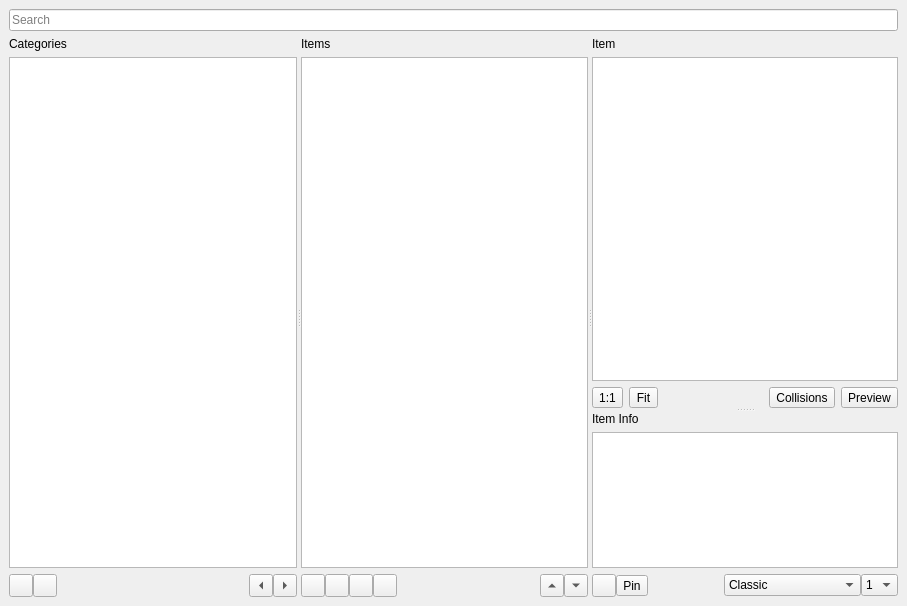
<?xml version="1.0" encoding="UTF-8"?>
<ui version="4.0">
 <class>Explorer</class>
 <widget class="QDockWidget" name="Explorer">
  <property name="geometry">
   <rect>
    <x>0</x>
    <y>0</y>
    <width>907</width>
    <height>606</height>
   </rect>
  </property>
  <property name="floating">
   <bool>false</bool>
  </property>
  <property name="features">
   <set>QDockWidget::DockWidgetFeature::DockWidgetClosable|QDockWidget::DockWidgetFeature::DockWidgetFloatable|QDockWidget::DockWidgetFeature::DockWidgetMovable</set>
  </property>
  <property name="windowTitle">
   <string>Explorer</string>
  </property>
  <widget class="QWidget" name="dockWidgetContents">
   <layout class="QVBoxLayout" name="verticalLayout_7">
    <item>
     <widget class="QLineEdit" name="SearchBar">
      <property name="inputMask">
       <string/>
      </property>
      <property name="placeholderText">
       <string>Search</string>
      </property>
      <property name="cursorMoveStyle">
       <enum>Qt::CursorMoveStyle::LogicalMoveStyle</enum>
      </property>
      <property name="clearButtonEnabled">
       <bool>true</bool>
      </property>
     </widget>
    </item>
    <item>
     <widget class="QSplitter" name="splitter_3">
      <property name="orientation">
       <enum>Qt::Orientation::Horizontal</enum>
      </property>
      <widget class="QSplitter" name="splitter">
       <property name="orientation">
        <enum>Qt::Orientation::Horizontal</enum>
       </property>
       <widget class="QWidget" name="CatsTab" native="true">
        <layout class="QVBoxLayout" name="verticalLayout_2">
         <property name="leftMargin">
          <number>0</number>
         </property>
         <property name="rightMargin">
          <number>0</number>
         </property>
         <item>
          <widget class="QLabel" name="LCategories">
           <property name="text">
            <string>Categories</string>
           </property>
          </widget>
         </item>
         <item>
          <widget class="QTreeWidget" name="Categories">
           <property name="editTriggers">
            <set>QAbstractItemView::EditTrigger::NoEditTriggers</set>
           </property>
           <property name="alternatingRowColors">
            <bool>true</bool>
           </property>
           <property name="selectionMode">
            <enum>QAbstractItemView::SelectionMode::ExtendedSelection</enum>
           </property>
           <attribute name="headerVisible">
            <bool>false</bool>
           </attribute>
           <column>
            <property name="text">
             <string notr="true">1</string>
            </property>
           </column>
          </widget>
         </item>
         <item>
          <layout class="QHBoxLayout" name="horizontalLayout">
           <property name="spacing">
            <number>0</number>
           </property>
           <item>
            <widget class="QToolButton" name="CatsAddCC">
             <property name="text">
              <string/>
             </property>
             <property name="icon">
              <iconset theme="list-add"/>
             </property>
             <property name="arrowType">
              <enum>Qt::ArrowType::NoArrow</enum>
             </property>
            </widget>
           </item>
           <item>
            <widget class="QToolButton" name="CatsRemoveCC">
             <property name="text">
              <string/>
             </property>
             <property name="icon">
              <iconset theme="list-remove"/>
             </property>
            </widget>
           </item>
           <item>
            <spacer name="horizontalSpacer">
             <property name="orientation">
              <enum>Qt::Orientation::Horizontal</enum>
             </property>
             <property name="sizeHint" stdset="0">
              <size>
               <width>40</width>
               <height>20</height>
              </size>
             </property>
            </spacer>
           </item>
           <item>
            <widget class="QToolButton" name="CatPrev">
             <property name="text">
              <string>...</string>
             </property>
             <property name="arrowType">
              <enum>Qt::ArrowType::LeftArrow</enum>
             </property>
            </widget>
           </item>
           <item>
            <widget class="QToolButton" name="CatNext">
             <property name="text">
              <string>...</string>
             </property>
             <property name="arrowType">
              <enum>Qt::ArrowType::RightArrow</enum>
             </property>
            </widget>
           </item>
          </layout>
         </item>
        </layout>
       </widget>
       <widget class="QWidget" name="ItemsTab" native="true">
        <layout class="QVBoxLayout" name="verticalLayout_3">
         <property name="leftMargin">
          <number>0</number>
         </property>
         <property name="rightMargin">
          <number>0</number>
         </property>
         <item>
          <widget class="QLabel" name="LItems">
           <property name="text">
            <string>Items</string>
           </property>
          </widget>
         </item>
         <item>
          <widget class="QListWidget" name="Items">
           <property name="mouseTracking">
            <bool>true</bool>
           </property>
           <property name="autoFillBackground">
            <bool>true</bool>
           </property>
           <property name="editTriggers">
            <set>QAbstractItemView::EditTrigger::NoEditTriggers</set>
           </property>
           <property name="alternatingRowColors">
            <bool>true</bool>
           </property>
           <property name="resizeMode">
            <enum>QListView::ResizeMode::Fixed</enum>
           </property>
           <property name="layoutMode">
            <enum>QListView::LayoutMode::SinglePass</enum>
           </property>
           <property name="spacing">
            <number>10</number>
           </property>
           <property name="viewMode">
            <enum>QListView::ViewMode::IconMode</enum>
           </property>
          </widget>
         </item>
         <item>
          <layout class="QHBoxLayout" name="horizontalLayout_2">
           <property name="spacing">
            <number>0</number>
           </property>
           <item>
            <widget class="QToolButton" name="TilesListView">
             <property name="text">
              <string/>
             </property>
             <property name="icon">
              <iconset resource="../../../resources/res.qrc">
               <normaloff>:/grids/grid/list.svg</normaloff>:/grids/grid/list.svg</iconset>
             </property>
             <property name="arrowType">
              <enum>Qt::ArrowType::NoArrow</enum>
             </property>
            </widget>
           </item>
           <item>
            <widget class="QToolButton" name="TilesGridViewBig">
             <property name="text">
              <string/>
             </property>
             <property name="icon">
              <iconset resource="../../../resources/res.qrc">
               <normaloff>:/grids/grid/mediumgrid.svg</normaloff>:/grids/grid/mediumgrid.svg</iconset>
             </property>
            </widget>
           </item>
           <item>
            <widget class="QToolButton" name="TilesGridViewSmall">
             <property name="text">
              <string/>
             </property>
             <property name="icon">
              <iconset resource="../../../resources/res.qrc">
               <normaloff>:/grids/grid/smallgrid.svg</normaloff>:/grids/grid/smallgrid.svg</iconset>
             </property>
            </widget>
           </item>
           <item>
            <widget class="QToolButton" name="TilesIconView">
             <property name="text">
              <string/>
             </property>
             <property name="icon">
              <iconset resource="../../../resources/res.qrc">
               <normaloff>:/grids/grid/smallgrid2.svg</normaloff>:/grids/grid/smallgrid2.svg</iconset>
             </property>
            </widget>
           </item>
           <item>
            <spacer name="horizontalSpacer_2">
             <property name="orientation">
              <enum>Qt::Orientation::Horizontal</enum>
             </property>
             <property name="sizeHint" stdset="0">
              <size>
               <width>40</width>
               <height>20</height>
              </size>
             </property>
            </spacer>
           </item>
           <item>
            <widget class="QToolButton" name="TilePrev">
             <property name="text">
              <string>...</string>
             </property>
             <property name="arrowType">
              <enum>Qt::ArrowType::UpArrow</enum>
             </property>
            </widget>
           </item>
           <item>
            <widget class="QToolButton" name="TileNext">
             <property name="text">
              <string>...</string>
             </property>
             <property name="arrowType">
              <enum>Qt::ArrowType::DownArrow</enum>
             </property>
            </widget>
           </item>
          </layout>
         </item>
        </layout>
       </widget>
      </widget>
      <widget class="QSplitter" name="splitter_2">
       <property name="orientation">
        <enum>Qt::Orientation::Vertical</enum>
       </property>
       <widget class="QWidget" name="ItemTab" native="true">
        <layout class="QVBoxLayout" name="verticalLayout_4">
         <property name="leftMargin">
          <number>0</number>
         </property>
         <property name="rightMargin">
          <number>0</number>
         </property>
         <item>
          <widget class="QLabel" name="LItem">
           <property name="text">
            <string>Item</string>
           </property>
          </widget>
         </item>
         <item>
          <widget class="SimpleViewport" name="Preview">
           <property name="sizePolicy">
            <sizepolicy hsizetype="Preferred" vsizetype="Preferred">
             <horstretch>0</horstretch>
             <verstretch>1</verstretch>
            </sizepolicy>
           </property>
           <property name="mouseTracking">
            <bool>true</bool>
           </property>
          </widget>
         </item>
         <item>
          <layout class="QHBoxLayout" name="horizontalLayout_6">
           <item>
            <widget class="QToolButton" name="OnetoOne">
             <property name="text">
              <string>1:1</string>
             </property>
             <property name="arrowType">
              <enum>Qt::ArrowType::NoArrow</enum>
             </property>
            </widget>
           </item>
           <item>
            <widget class="QToolButton" name="FitInScreen">
             <property name="text">
              <string>Fit</string>
             </property>
             <property name="arrowType">
              <enum>Qt::ArrowType::NoArrow</enum>
             </property>
            </widget>
           </item>
           <item>
            <spacer name="horizontalSpacer_7">
             <property name="orientation">
              <enum>Qt::Orientation::Horizontal</enum>
             </property>
             <property name="sizeHint" stdset="0">
              <size>
               <width>40</width>
               <height>20</height>
              </size>
             </property>
            </spacer>
           </item>
           <item>
            <widget class="QToolButton" name="ToggleCollisions">
             <property name="text">
              <string>Collisions</string>
             </property>
             <property name="checkable">
              <bool>true</bool>
             </property>
             <property name="arrowType">
              <enum>Qt::ArrowType::NoArrow</enum>
             </property>
            </widget>
           </item>
           <item>
            <widget class="QToolButton" name="TogglePreview">
             <property name="text">
              <string>Preview</string>
             </property>
             <property name="checkable">
              <bool>true</bool>
             </property>
             <property name="arrowType">
              <enum>Qt::ArrowType::NoArrow</enum>
             </property>
            </widget>
           </item>
          </layout>
         </item>
        </layout>
       </widget>
       <widget class="QWidget" name="ItemInfo" native="true">
        <layout class="QVBoxLayout" name="verticalLayout_6">
         <property name="leftMargin">
          <number>0</number>
         </property>
         <property name="rightMargin">
          <number>0</number>
         </property>
         <item>
          <widget class="QLabel" name="LItem_2">
           <property name="text">
            <string>Item Info</string>
           </property>
          </widget>
         </item>
         <item>
          <widget class="QTableWidget" name="Properties">
           <property name="sizePolicy">
            <sizepolicy hsizetype="Preferred" vsizetype="Expanding">
             <horstretch>0</horstretch>
             <verstretch>0</verstretch>
            </sizepolicy>
           </property>
           <property name="sizeAdjustPolicy">
            <enum>QAbstractScrollArea::SizeAdjustPolicy::AdjustToContents</enum>
           </property>
           <property name="editTriggers">
            <set>QAbstractItemView::EditTrigger::NoEditTriggers</set>
           </property>
           <property name="alternatingRowColors">
            <bool>false</bool>
           </property>
           <property name="showGrid">
            <bool>false</bool>
           </property>
           <property name="gridStyle">
            <enum>Qt::PenStyle::NoPen</enum>
           </property>
           <property name="sortingEnabled">
            <bool>false</bool>
           </property>
           <property name="cornerButtonEnabled">
            <bool>true</bool>
           </property>
           <attribute name="horizontalHeaderVisible">
            <bool>false</bool>
           </attribute>
           <attribute name="horizontalHeaderHighlightSections">
            <bool>true</bool>
           </attribute>
           <attribute name="verticalHeaderMinimumSectionSize">
            <number>20</number>
           </attribute>
           <attribute name="verticalHeaderDefaultSectionSize">
            <number>20</number>
           </attribute>
           <attribute name="verticalHeaderHighlightSections">
            <bool>true</bool>
           </attribute>
           <column>
            <property name="text">
             <string>Value</string>
            </property>
           </column>
          </widget>
         </item>
         <item>
          <layout class="QHBoxLayout" name="horizontalLayout_9">
           <property name="spacing">
            <number>0</number>
           </property>
           <item>
            <widget class="QToolButton" name="Favourite">
             <property name="text">
              <string/>
             </property>
             <property name="icon">
              <iconset theme="emblem-favorite"/>
             </property>
             <property name="arrowType">
              <enum>Qt::ArrowType::NoArrow</enum>
             </property>
            </widget>
           </item>
           <item>
            <widget class="QToolButton" name="Pin">
             <property name="text">
              <string>Pin</string>
             </property>
             <property name="icon">
              <iconset resource="../../../resources/res.qrc">
               <normaloff>:/special/special/pin.svg</normaloff>:/special/special/pin.svg</iconset>
             </property>
             <property name="arrowType">
              <enum>Qt::ArrowType::NoArrow</enum>
             </property>
            </widget>
           </item>
           <item>
            <spacer name="horizontalSpacer_9">
             <property name="orientation">
              <enum>Qt::Orientation::Horizontal</enum>
             </property>
             <property name="sizeHint" stdset="0">
              <size>
               <width>40</width>
               <height>20</height>
              </size>
             </property>
            </spacer>
           </item>
           <item>
            <widget class="QComboBox" name="RenderOption">
             <item>
              <property name="text">
               <string>Classic</string>
              </property>
             </item>
             <item>
              <property name="text">
               <string>Tile image</string>
              </property>
             </item>
             <item>
              <property name="text">
               <string>Henry</string>
              </property>
             </item>
             <item>
              <property name="text">
               <string>Unrendered</string>
              </property>
             </item>
             <item>
              <property name="text">
               <string>Rendered (sun)</string>
              </property>
             </item>
             <item>
              <property name="text">
               <string>Rendered (shaded)</string>
              </property>
             </item>
             <item>
              <property name="text">
               <string>Rendered (rain)</string>
              </property>
             </item>
             <item>
              <property name="text">
               <string>Sync</string>
              </property>
             </item>
            </widget>
           </item>
           <item>
            <widget class="QComboBox" name="LayerBox">
             <item>
              <property name="text">
               <string>1</string>
              </property>
             </item>
             <item>
              <property name="text">
               <string>2</string>
              </property>
             </item>
             <item>
              <property name="text">
               <string>3</string>
              </property>
             </item>
            </widget>
           </item>
          </layout>
         </item>
        </layout>
       </widget>
      </widget>
     </widget>
    </item>
   </layout>
  </widget>
 </widget>
 <customwidgets>
  <customwidget>
   <class>SimpleViewport</class>
   <extends>QGraphicsView</extends>
   <header>RWESharpWidgets.h</header>
  </customwidget>
 </customwidgets>
 <resources>
  <include location="../../../resources/res.qrc"/>
 </resources>
 <connections/>
</ui>
